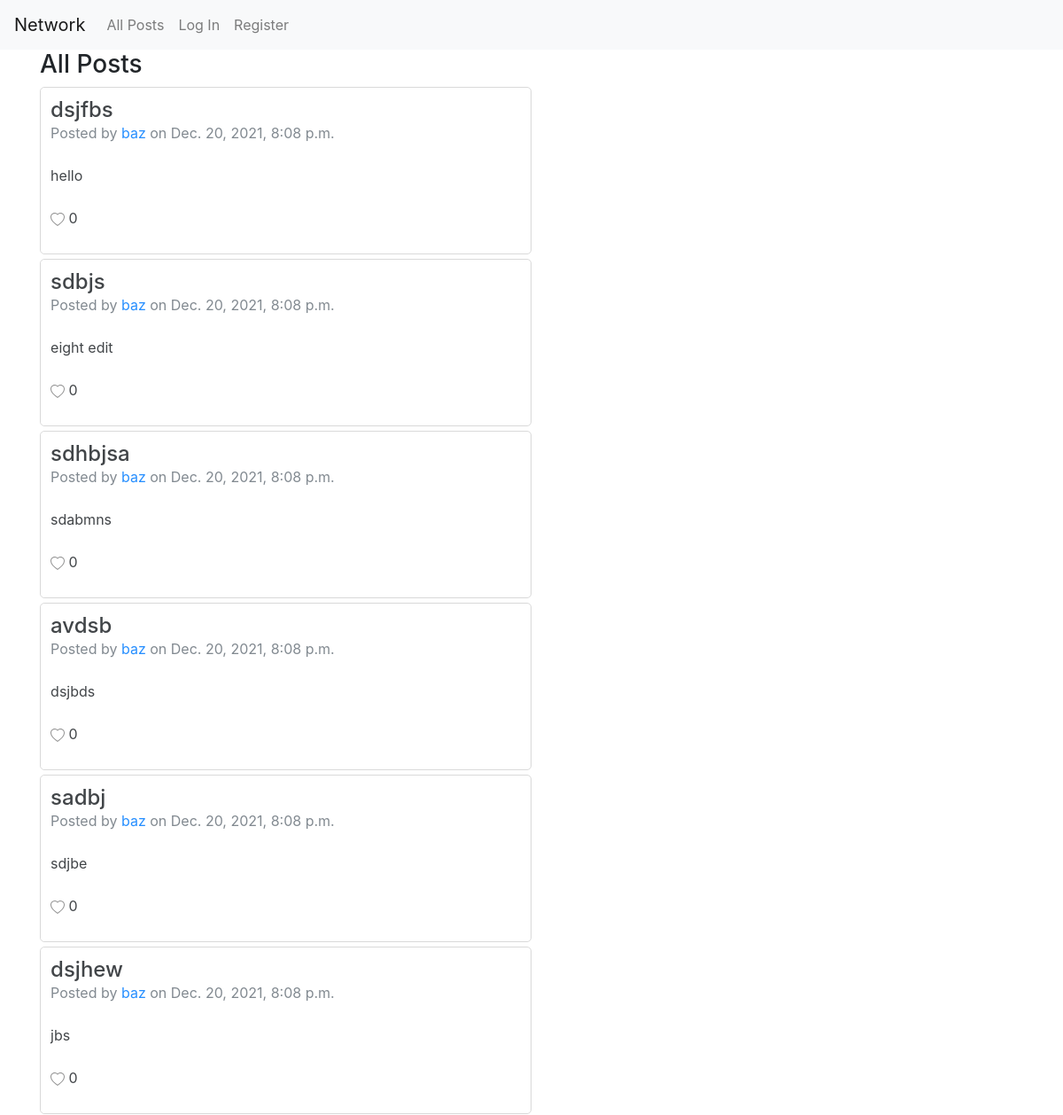
The app's page / (upper part), older data.
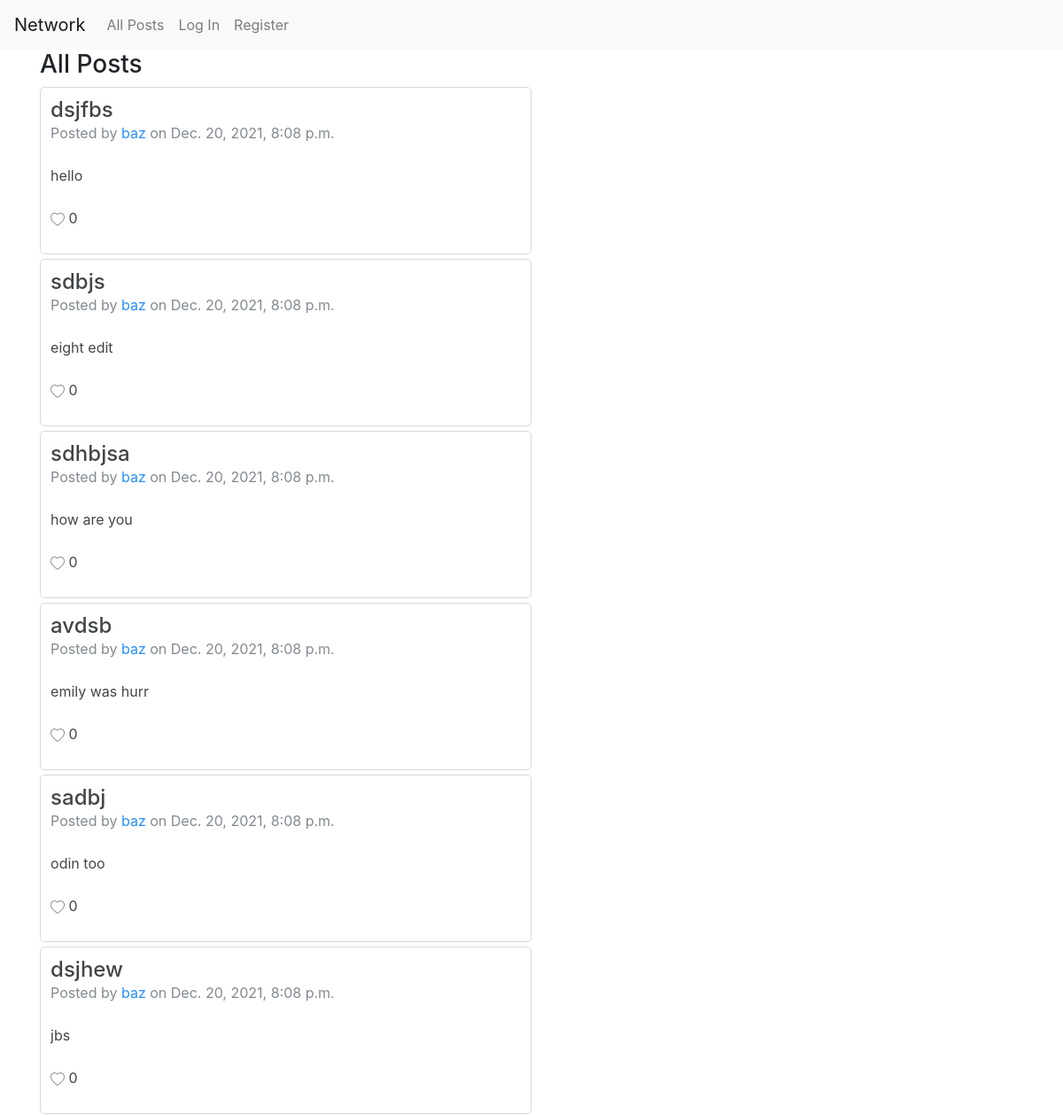
The same page, newer data.
### network/models.py (models this page shows, shortened)
class Post(models.Model):
    title = models.CharField(max_length=64)
    body = models.CharField(max_length=500)
    timestamp = models.DateTimeField(auto_now_add=True)
    user = models.ForeignKey('User', on_delete=models.CASCADE, related_name='post_user')
    liked_by = models.ManyToManyField('User', default=None, blank=True, related_name='post_likes')

class User(AbstractUser):
    pass

### network/views.py (the view)
# urls.py: path("", views.index, name="index"),
def index(request):
    posts = Post.objects.order_by('-timestamp')
    paginator = Paginator(posts, 10) # Show 10 posts per page.
    page_number = request.GET.get('page')
    page_obj = paginator.get_page(page_number)
    return render(request, 'network/index.html', {
        'page_obj': page_obj
    })

### network/templates/network/index.html (shortened to what this page needs)
{% extends "network/layout.html" %}
{% load static %}
{% block body %}
<div class="container justify-content-center">
    <h3>All Posts</h3>
    {% for post in page_obj %}
    <div id="{{ post.id }}" class="list-item" style="margin: 0px; margin-bottom: 5px;">
        <h4 id="post-title" style="margin-bottom: 0px;">{{ post.title }}</h4>
        <p class="text-muted">Posted by <a href="{% url 'profile' post.user.username %}" style="text-decoration: none;">{{ post.user }}</a> on {{ post.timestamp }}</p>
        <br>
        <p id="post-body" value="{{ post.body }}">{{ post.body}}</p>
        <br>
        <div id="likes" style="display: block;">
            {% with user=request.user like_count=post.liked_by.count%}
                {% if user in post.liked_by.all %}
                    <div id="icon-filled" onclick="unlike_post('{{ post.id }}','{{ request.user }}')" style="display: inline-block;">
                        <svg id="filled" xmlns="http://www.w3.org/2000/svg" width="16" height="16" fill="red" class="bi bi-heart-fill" viewBox="0 0 16 16">
                            <path fill-rule="evenodd" d="M8 1.314C12.438-3.248 23.534 4.735 8 15-7.534 4.736 3.562-3.248 8 1.314z"/>
                        </svg>
                    </div>
                    <div id="icon-empty" onclick="like_post('{{ post.id }}','{{ request.user }}')" style="display: none;">
                        <svg id="empty" xmlns="http://www.w3.org/2000/svg" width="16" height="16" fill="grey" class="bi bi-heart" viewBox="0 0 16 16">
                            <path d="m8 2.748-.717-.737C5.6.281 2.514.878 1.4 3.053c-.523 1.023-.641 2.5.314 4.385.92 1.815 2.834 3.989 6.286 6.357 3.452-2.368 5.365-4.542 6.286-6.357.955-1.886.838-3.362.314-4.385C13.486.878 10.4.28 8.717 2.01L8 2.748zM8 15C-7.333 4.868 3.279-3.04 7.824 1.143c.06.055.119.112.176.171a3.12 3.12 0 0 1 .176-.17C12.72-3.042 23.333 4.867 8 15z"/>
                        </svg>
                    </div>
                    <p id="likeCount" style="display: inline-block" value="{{ like_count }}">{{ like_count }}</p>
                {% else %}
                    <div id="icon-empty" onclick="like_post('{{ post.id }}','{{ request.user }}')" style="display: inline-block;">
                    </div>
                    <p id="likeCount" style="display: inline-block" value="{{ like_count }}">{{ like_count }}</p>
                {% endif %}
            {% endwith %}
        </div>
    </div>
    {% endfor %}
</div>
{% endblock %}

Row changes from the older to the newer data that the page shows:
changed Post "sdhbjsa": body "sdabmns" → "how are you"
changed Post "avdsb": body "dsjbds" → "emily was hurr"
changed Post "sadbj": body "sdjbe" → "odin too"
